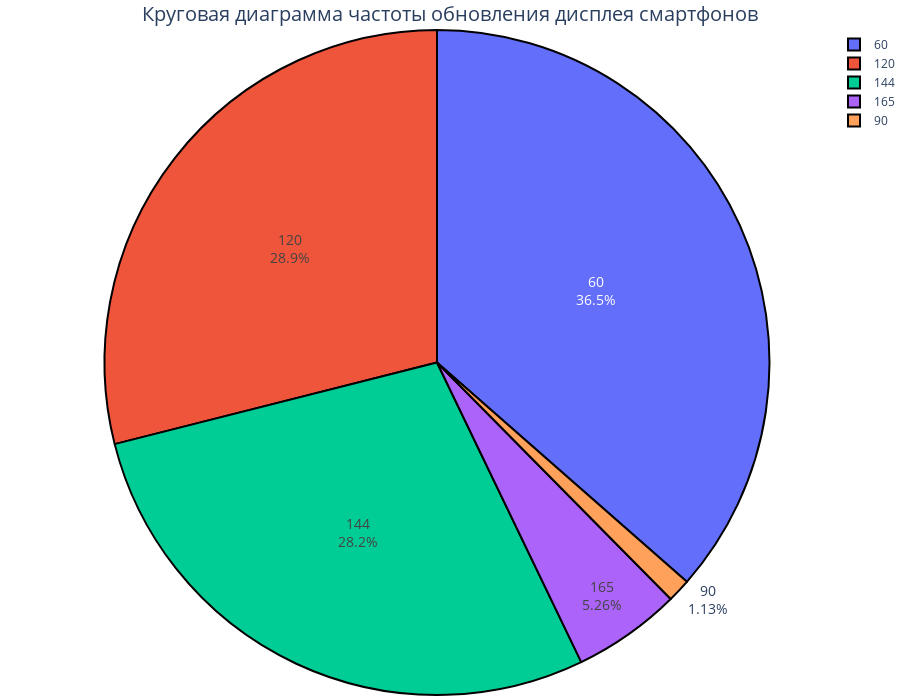

Here is the notebook cell this chart was saved with:
### Markdown cell above
### Задание 4. Построение круговой диаграммы

### Code cell
import plotly.graph_objects as go
fig = go.Figure(go.Pie(
    labels=data['Display_Refresh_Rate'].unique(),
    values=data['Display_Refresh_Rate'].value_counts(),
    marker=dict(line=dict(color='black', width=2))))
fig.update_traces(
    textfont_size=14,
    textinfo='label+percent')
fig.update_layout(
    title='Круговая диаграмма частоты обновления дисплея смартфонов',
    titlefont_size=20, title_x=0.5, title_y=0.99,
    height=700,
    margin=dict(l=0, r=0, t=30, b=0)
)
fig.show()

### Figure 1 — Plotly figure (JSON) as saved in the notebook; plotly's stock layout.template omitted (floating-point values rounded to 4 significant figures)
{"data": [{"labels": [60.0, 120.0, 144.0, 165.0, 90.0], "marker": {"line": {"color": "black", "width": 2}}, "values": [97, 77, 75, 14, 3], "type": "pie", "textfont": {"size": 14}, "textinfo": "label+percent"}], "layout": {"title": {"text": "Круговая диаграмма частоты обновления дисплея смартфонов", "font": {"size": 20}, "x": 0.5, "y": 0.99}, "margin": {"l": 0, "r": 0, "t": 30, "b": 0}, "height": 700}}
